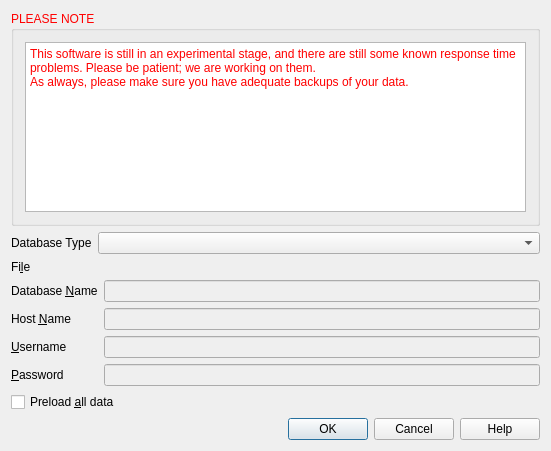
<?xml version="1.0" encoding="UTF-8"?>
<ui version="4.0">
 <class>KSelectDatabaseDlg</class>
 <widget class="QWidget" name="KSelectDatabaseDlg">
  <property name="geometry">
   <rect>
    <x>0</x>
    <y>0</y>
    <width>551</width>
    <height>451</height>
   </rect>
  </property>
  <property name="minimumSize">
   <size>
    <width>0</width>
    <height>451</height>
   </size>
  </property>
  <property name="baseSize">
   <size>
    <width>518</width>
    <height>679</height>
   </size>
  </property>
  <property name="windowTitle">
   <string>KMyMoney - Select Database</string>
  </property>
  <layout class="QVBoxLayout" name="verticalLayout_2">
   <item>
    <widget class="QGroupBox" name="groupBox6">
     <property name="minimumSize">
      <size>
       <width>0</width>
       <height>111</height>
      </size>
     </property>
     <property name="palette">
      <palette>
       <active>
        <colorrole role="WindowText">
         <brush brushstyle="SolidPattern">
          <color alpha="255">
           <red>255</red>
           <green>0</green>
           <blue>0</blue>
          </color>
         </brush>
        </colorrole>
       </active>
       <inactive>
        <colorrole role="WindowText">
         <brush brushstyle="SolidPattern">
          <color alpha="255">
           <red>255</red>
           <green>0</green>
           <blue>0</blue>
          </color>
         </brush>
        </colorrole>
       </inactive>
       <disabled>
        <colorrole role="WindowText">
         <brush brushstyle="SolidPattern">
          <color alpha="255">
           <red>126</red>
           <green>125</green>
           <blue>124</blue>
          </color>
         </brush>
        </colorrole>
       </disabled>
      </palette>
     </property>
     <property name="title">
      <string>PLEASE NOTE</string>
     </property>
     <layout class="QVBoxLayout" name="verticalLayout">
      <item>
       <widget class="QPlainTextEdit" name="plainTextEdit">
        <property name="sizePolicy">
         <sizepolicy hsizetype="Preferred" vsizetype="Preferred">
          <horstretch>0</horstretch>
          <verstretch>0</verstretch>
         </sizepolicy>
        </property>
        <property name="palette">
         <palette>
          <active>
           <colorrole role="WindowText">
            <brush brushstyle="SolidPattern">
             <color alpha="255">
              <red>255</red>
              <green>0</green>
              <blue>0</blue>
             </color>
            </brush>
           </colorrole>
           <colorrole role="Text">
            <brush brushstyle="SolidPattern">
             <color alpha="255">
              <red>255</red>
              <green>0</green>
              <blue>0</blue>
             </color>
            </brush>
           </colorrole>
          </active>
          <inactive>
           <colorrole role="WindowText">
            <brush brushstyle="SolidPattern">
             <color alpha="255">
              <red>255</red>
              <green>0</green>
              <blue>0</blue>
             </color>
            </brush>
           </colorrole>
           <colorrole role="Text">
            <brush brushstyle="SolidPattern">
             <color alpha="255">
              <red>255</red>
              <green>0</green>
              <blue>0</blue>
             </color>
            </brush>
           </colorrole>
          </inactive>
          <disabled>
           <colorrole role="WindowText">
            <brush brushstyle="SolidPattern">
             <color alpha="255">
              <red>126</red>
              <green>125</green>
              <blue>124</blue>
             </color>
            </brush>
           </colorrole>
           <colorrole role="Text">
            <brush brushstyle="SolidPattern">
             <color alpha="255">
              <red>126</red>
              <green>125</green>
              <blue>124</blue>
             </color>
            </brush>
           </colorrole>
          </disabled>
         </palette>
        </property>
        <property name="font">
         <font>
          <pointsize>9</pointsize>
         </font>
        </property>
        <property name="acceptDrops">
         <bool>false</bool>
        </property>
        <property name="undoRedoEnabled">
         <bool>false</bool>
        </property>
        <property name="readOnly">
         <bool>true</bool>
        </property>
        <property name="plainText">
         <string>This software is still in an experimental stage, and there are still some known response time problems. Please be patient; we are working on them.
As always, please make sure you have adequate backups of your data.</string>
        </property>
       </widget>
      </item>
     </layout>
    </widget>
   </item>
   <item>
    <layout class="QFormLayout" name="formLayout_2">
     <item row="0" column="0">
      <widget class="QLabel" name="label_6">
       <property name="text">
        <string>Database Type</string>
       </property>
      </widget>
     </item>
     <item row="0" column="1">
      <widget class="QComboBox" name="databaseTypeCombo"/>
     </item>
     <item row="1" column="0">
      <widget class="QLabel" name="label">
       <property name="text">
        <string>Fi&amp;le</string>
       </property>
       <property name="buddy">
        <cstring>urlSqlite</cstring>
       </property>
      </widget>
     </item>
     <item row="1" column="1">
      <widget class="KUrlRequester" name="urlSqlite">
       <property name="enabled">
        <bool>false</bool>
       </property>
       <property name="minimumSize">
        <size>
         <width>131</width>
         <height>0</height>
        </size>
       </property>
      </widget>
     </item>
     <item row="2" column="0" colspan="2">
      <widget class="QWidget" name="databaseFields" native="true">
       <layout class="QFormLayout" name="formLayout">
        <property name="leftMargin">
         <number>0</number>
        </property>
        <property name="topMargin">
         <number>0</number>
        </property>
        <property name="rightMargin">
         <number>0</number>
        </property>
        <property name="bottomMargin">
         <number>0</number>
        </property>
        <item row="0" column="0">
         <widget class="QLabel" name="label_2">
          <property name="text">
           <string>Database &amp;Name</string>
          </property>
          <property name="buddy">
           <cstring>textDbName</cstring>
          </property>
         </widget>
        </item>
        <item row="0" column="1">
         <widget class="KLineEdit" name="textDbName">
          <property name="enabled">
           <bool>false</bool>
          </property>
         </widget>
        </item>
        <item row="1" column="0">
         <widget class="QLabel" name="label_3">
          <property name="text">
           <string>Host &amp;Name</string>
          </property>
          <property name="buddy">
           <cstring>textHostName</cstring>
          </property>
         </widget>
        </item>
        <item row="1" column="1">
         <widget class="KLineEdit" name="textHostName">
          <property name="enabled">
           <bool>false</bool>
          </property>
         </widget>
        </item>
        <item row="2" column="0">
         <widget class="QLabel" name="label_4">
          <property name="text">
           <string>&amp;Username</string>
          </property>
          <property name="buddy">
           <cstring>textUserName</cstring>
          </property>
         </widget>
        </item>
        <item row="2" column="1">
         <widget class="KLineEdit" name="textUserName">
          <property name="enabled">
           <bool>false</bool>
          </property>
         </widget>
        </item>
        <item row="3" column="0">
         <widget class="QLabel" name="label_5">
          <property name="text">
           <string>&amp;Password</string>
          </property>
          <property name="buddy">
           <cstring>textPassword</cstring>
          </property>
         </widget>
        </item>
        <item row="3" column="1">
         <widget class="KLineEdit" name="textPassword">
          <property name="enabled">
           <bool>false</bool>
          </property>
          <property name="echoMode">
           <enum>QLineEdit::Password</enum>
          </property>
         </widget>
        </item>
       </layout>
      </widget>
     </item>
    </layout>
   </item>
   <item>
    <widget class="QCheckBox" name="checkPreLoad">
     <property name="text">
      <string>Preload &amp;all data</string>
     </property>
    </widget>
   </item>
   <item>
    <layout class="QHBoxLayout" name="horizontalLayout">
     <item>
      <widget class="QDialogButtonBox" name="buttonBox">
       <property name="standardButtons">
        <set>QDialogButtonBox::Cancel|QDialogButtonBox::Help|QDialogButtonBox::Ok</set>
       </property>
      </widget>
     </item>
    </layout>
   </item>
  </layout>
 </widget>
 <layoutdefault spacing="6" margin="11"/>
 <customwidgets>
  <customwidget>
   <class>KLineEdit</class>
   <extends>QLineEdit</extends>
   <header>klineedit.h</header>
  </customwidget>
  <customwidget>
   <class>KUrlRequester</class>
   <extends>QWidget</extends>
   <header>kurlrequester.h</header>
   <container>1</container>
  </customwidget>
 </customwidgets>
 <tabstops>
  <tabstop>plainTextEdit</tabstop>
 </tabstops>
 <resources/>
 <connections/>
</ui>
